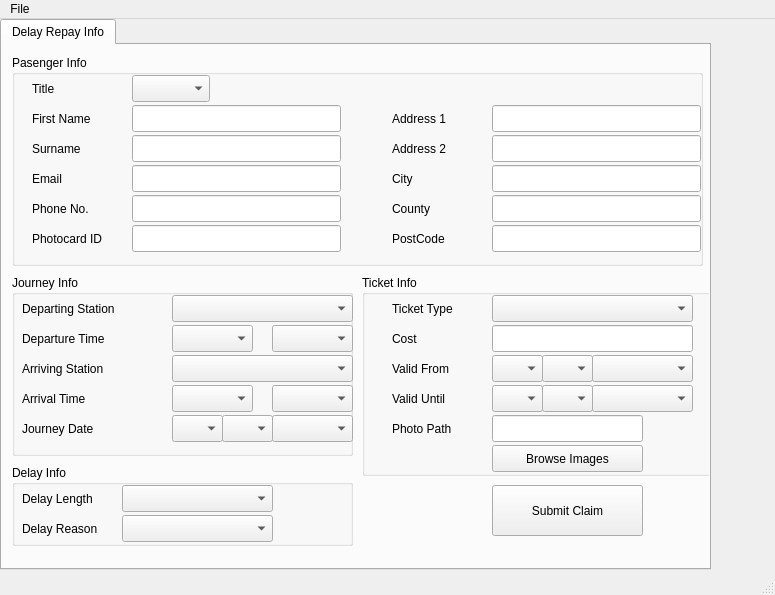
<?xml version="1.0" encoding="UTF-8"?>
<ui version="4.0">
 <class>MainWindow</class>
 <widget class="QMainWindow" name="MainWindow">
  <property name="geometry">
   <rect>
    <x>0</x>
    <y>0</y>
    <width>775</width>
    <height>595</height>
   </rect>
  </property>
  <property name="windowTitle">
   <string>Delay Repay - 1.0.0</string>
  </property>
  <widget class="QWidget" name="centralwidget">
   <widget class="QTabWidget" name="mainTabWidget">
    <property name="geometry">
     <rect>
      <x>0</x>
      <y>0</y>
      <width>711</width>
      <height>551</height>
     </rect>
    </property>
    <property name="currentIndex">
     <number>0</number>
    </property>
    <widget class="QWidget" name="userTab">
     <attribute name="title">
      <string>Delay Repay Info</string>
     </attribute>
     <widget class="QGroupBox" name="journeyInfoGroupBox">
      <property name="geometry">
       <rect>
        <x>10</x>
        <y>230</y>
        <width>341</width>
        <height>181</height>
       </rect>
      </property>
      <property name="title">
       <string>Journey Info</string>
      </property>
      <widget class="QComboBox" name="departureMinCombo">
       <property name="geometry">
        <rect>
         <x>260</x>
         <y>50</y>
         <width>81</width>
         <height>27</height>
        </rect>
       </property>
      </widget>
      <widget class="QComboBox" name="departureHourCombo">
       <property name="geometry">
        <rect>
         <x>160</x>
         <y>50</y>
         <width>81</width>
         <height>27</height>
        </rect>
       </property>
      </widget>
      <widget class="QLabel" name="journeyDat_label">
       <property name="geometry">
        <rect>
         <x>10</x>
         <y>140</y>
         <width>131</width>
         <height>27</height>
        </rect>
       </property>
       <property name="text">
        <string>Journey Date</string>
       </property>
      </widget>
      <widget class="QComboBox" name="arrivalMin_Combo">
       <property name="geometry">
        <rect>
         <x>260</x>
         <y>110</y>
         <width>81</width>
         <height>27</height>
        </rect>
       </property>
      </widget>
      <widget class="QComboBox" name="journeyDate_YearCombo">
       <property name="geometry">
        <rect>
         <x>260</x>
         <y>140</y>
         <width>81</width>
         <height>27</height>
        </rect>
       </property>
      </widget>
      <widget class="QComboBox" name="arrivingStationCombo">
       <property name="geometry">
        <rect>
         <x>160</x>
         <y>80</y>
         <width>181</width>
         <height>27</height>
        </rect>
       </property>
       <property name="currentIndex">
        <number>0</number>
       </property>
       <item>
        <property name="text">
         <string/>
        </property>
       </item>
       <item>
        <property name="text">
         <string>Merstham</string>
        </property>
       </item>
       <item>
        <property name="text">
         <string>London Victoria</string>
        </property>
       </item>
       <item>
        <property name="text">
         <string>London Bridge</string>
        </property>
       </item>
       <item>
        <property name="text">
         <string>East Croydon</string>
        </property>
       </item>
      </widget>
      <widget class="QComboBox" name="arrivalHour_Combo">
       <property name="geometry">
        <rect>
         <x>160</x>
         <y>110</y>
         <width>81</width>
         <height>27</height>
        </rect>
       </property>
      </widget>
      <widget class="QLabel" name="departingStationLabel">
       <property name="geometry">
        <rect>
         <x>10</x>
         <y>20</y>
         <width>131</width>
         <height>27</height>
        </rect>
       </property>
       <property name="text">
        <string>Departing Station</string>
       </property>
      </widget>
      <widget class="QLabel" name="departureTimeLabel">
       <property name="geometry">
        <rect>
         <x>10</x>
         <y>50</y>
         <width>131</width>
         <height>27</height>
        </rect>
       </property>
       <property name="text">
        <string>Departure Time</string>
       </property>
      </widget>
      <widget class="QLabel" name="arrivingStation">
       <property name="geometry">
        <rect>
         <x>10</x>
         <y>80</y>
         <width>131</width>
         <height>27</height>
        </rect>
       </property>
       <property name="text">
        <string>Arriving Station</string>
       </property>
      </widget>
      <widget class="QComboBox" name="journeyDate_MonthCombo">
       <property name="geometry">
        <rect>
         <x>210</x>
         <y>140</y>
         <width>51</width>
         <height>27</height>
        </rect>
       </property>
       <item>
        <property name="text">
         <string/>
        </property>
       </item>
       <item>
        <property name="text">
         <string>Jan</string>
        </property>
       </item>
       <item>
        <property name="text">
         <string>Feb</string>
        </property>
       </item>
       <item>
        <property name="text">
         <string>Mar</string>
        </property>
       </item>
       <item>
        <property name="text">
         <string>Apr</string>
        </property>
       </item>
       <item>
        <property name="text">
         <string>May</string>
        </property>
       </item>
       <item>
        <property name="text">
         <string>Jun</string>
        </property>
       </item>
       <item>
        <property name="text">
         <string>Jul</string>
        </property>
       </item>
       <item>
        <property name="text">
         <string>Aug</string>
        </property>
       </item>
       <item>
        <property name="text">
         <string>Sept</string>
        </property>
       </item>
       <item>
        <property name="text">
         <string>Oct</string>
        </property>
       </item>
       <item>
        <property name="text">
         <string>Nov</string>
        </property>
       </item>
       <item>
        <property name="text">
         <string>Dec</string>
        </property>
       </item>
      </widget>
      <widget class="QComboBox" name="departingStationCombo">
       <property name="geometry">
        <rect>
         <x>160</x>
         <y>20</y>
         <width>181</width>
         <height>27</height>
        </rect>
       </property>
       <item>
        <property name="text">
         <string/>
        </property>
       </item>
       <item>
        <property name="text">
         <string>Merstham</string>
        </property>
       </item>
       <item>
        <property name="text">
         <string>London Victoria</string>
        </property>
       </item>
       <item>
        <property name="text">
         <string>London Bridge</string>
        </property>
       </item>
       <item>
        <property name="text">
         <string>East Croydon</string>
        </property>
       </item>
      </widget>
      <widget class="QComboBox" name="journeyDate_DayCombo">
       <property name="geometry">
        <rect>
         <x>160</x>
         <y>140</y>
         <width>51</width>
         <height>27</height>
        </rect>
       </property>
      </widget>
      <widget class="QLabel" name="arrivalTimeLabel">
       <property name="geometry">
        <rect>
         <x>10</x>
         <y>110</y>
         <width>131</width>
         <height>27</height>
        </rect>
       </property>
       <property name="text">
        <string>Arrival Time</string>
       </property>
      </widget>
     </widget>
     <widget class="QGroupBox" name="TicketInfoGroupBox">
      <property name="geometry">
       <rect>
        <x>360</x>
        <y>230</y>
        <width>381</width>
        <height>201</height>
       </rect>
      </property>
      <property name="title">
       <string>Ticket Info</string>
      </property>
      <widget class="QLabel" name="ticketTypeLabel">
       <property name="geometry">
        <rect>
         <x>30</x>
         <y>20</y>
         <width>131</width>
         <height>27</height>
        </rect>
       </property>
       <property name="text">
        <string>Ticket Type</string>
       </property>
      </widget>
      <widget class="QLineEdit" name="costLineEdit">
       <property name="geometry">
        <rect>
         <x>130</x>
         <y>50</y>
         <width>201</width>
         <height>27</height>
        </rect>
       </property>
      </widget>
      <widget class="QComboBox" name="validFromDate_Combo_2">
       <property name="geometry">
        <rect>
         <x>130</x>
         <y>110</y>
         <width>51</width>
         <height>27</height>
        </rect>
       </property>
      </widget>
      <widget class="QLabel" name="firstNameLabel_2">
       <property name="geometry">
        <rect>
         <x>30</x>
         <y>50</y>
         <width>91</width>
         <height>27</height>
        </rect>
       </property>
       <property name="text">
        <string>Cost</string>
       </property>
      </widget>
      <widget class="QComboBox" name="validFromDate_Combo">
       <property name="geometry">
        <rect>
         <x>130</x>
         <y>80</y>
         <width>51</width>
         <height>27</height>
        </rect>
       </property>
      </widget>
      <widget class="QLabel" name="validUntilLabel">
       <property name="geometry">
        <rect>
         <x>30</x>
         <y>110</y>
         <width>101</width>
         <height>27</height>
        </rect>
       </property>
       <property name="text">
        <string>Valid Until</string>
       </property>
      </widget>
      <widget class="QComboBox" name="validFromMonth_Combo">
       <property name="geometry">
        <rect>
         <x>180</x>
         <y>80</y>
         <width>51</width>
         <height>27</height>
        </rect>
       </property>
       <item>
        <property name="text">
         <string/>
        </property>
       </item>
       <item>
        <property name="text">
         <string>Jan</string>
        </property>
       </item>
       <item>
        <property name="text">
         <string>Feb</string>
        </property>
       </item>
       <item>
        <property name="text">
         <string>Mar</string>
        </property>
       </item>
       <item>
        <property name="text">
         <string>Apr</string>
        </property>
       </item>
       <item>
        <property name="text">
         <string>May</string>
        </property>
       </item>
       <item>
        <property name="text">
         <string>Jun</string>
        </property>
       </item>
       <item>
        <property name="text">
         <string>Jul</string>
        </property>
       </item>
       <item>
        <property name="text">
         <string>Aug</string>
        </property>
       </item>
       <item>
        <property name="text">
         <string>Sept</string>
        </property>
       </item>
       <item>
        <property name="text">
         <string>Oct</string>
        </property>
       </item>
       <item>
        <property name="text">
         <string>Nov</string>
        </property>
       </item>
       <item>
        <property name="text">
         <string>Dec</string>
        </property>
       </item>
      </widget>
      <widget class="QLineEdit" name="photopathLineEdit">
       <property name="geometry">
        <rect>
         <x>130</x>
         <y>140</y>
         <width>151</width>
         <height>27</height>
        </rect>
       </property>
      </widget>
      <widget class="QLabel" name="validFromLabel">
       <property name="geometry">
        <rect>
         <x>30</x>
         <y>80</y>
         <width>101</width>
         <height>27</height>
        </rect>
       </property>
       <property name="text">
        <string>Valid From</string>
       </property>
      </widget>
      <widget class="QComboBox" name="validUntilMonth_Combo">
       <property name="geometry">
        <rect>
         <x>180</x>
         <y>110</y>
         <width>51</width>
         <height>27</height>
        </rect>
       </property>
       <item>
        <property name="text">
         <string/>
        </property>
       </item>
       <item>
        <property name="text">
         <string>Jan</string>
        </property>
       </item>
       <item>
        <property name="text">
         <string>Feb</string>
        </property>
       </item>
       <item>
        <property name="text">
         <string>Mar</string>
        </property>
       </item>
       <item>
        <property name="text">
         <string>Apr</string>
        </property>
       </item>
       <item>
        <property name="text">
         <string>May</string>
        </property>
       </item>
       <item>
        <property name="text">
         <string>Jun</string>
        </property>
       </item>
       <item>
        <property name="text">
         <string>Jul</string>
        </property>
       </item>
       <item>
        <property name="text">
         <string>Aug</string>
        </property>
       </item>
       <item>
        <property name="text">
         <string>Sept</string>
        </property>
       </item>
       <item>
        <property name="text">
         <string>Oct</string>
        </property>
       </item>
       <item>
        <property name="text">
         <string>Nov</string>
        </property>
       </item>
       <item>
        <property name="text">
         <string>Dec</string>
        </property>
       </item>
      </widget>
      <widget class="QComboBox" name="ticketTypeCombo">
       <property name="geometry">
        <rect>
         <x>130</x>
         <y>20</y>
         <width>201</width>
         <height>27</height>
        </rect>
       </property>
       <item>
        <property name="text">
         <string/>
        </property>
       </item>
       <item>
        <property name="text">
         <string>monthly</string>
        </property>
       </item>
       <item>
        <property name="text">
         <string>yearly</string>
        </property>
       </item>
      </widget>
      <widget class="QPushButton" name="photoBrowseButton">
       <property name="geometry">
        <rect>
         <x>130</x>
         <y>170</y>
         <width>151</width>
         <height>27</height>
        </rect>
       </property>
       <property name="text">
        <string>Browse Images</string>
       </property>
      </widget>
      <widget class="QComboBox" name="validFromYearCombo">
       <property name="geometry">
        <rect>
         <x>230</x>
         <y>80</y>
         <width>101</width>
         <height>27</height>
        </rect>
       </property>
      </widget>
      <widget class="QComboBox" name="validUntilYearCombo">
       <property name="geometry">
        <rect>
         <x>230</x>
         <y>110</y>
         <width>101</width>
         <height>27</height>
        </rect>
       </property>
      </widget>
      <widget class="QLabel" name="firstNameLabel_3">
       <property name="geometry">
        <rect>
         <x>30</x>
         <y>140</y>
         <width>91</width>
         <height>27</height>
        </rect>
       </property>
       <property name="text">
        <string>Photo Path</string>
       </property>
      </widget>
     </widget>
     <widget class="QGroupBox" name="groupBox">
      <property name="geometry">
       <rect>
        <x>10</x>
        <y>10</y>
        <width>691</width>
        <height>211</height>
       </rect>
      </property>
      <property name="title">
       <string>Pasenger Info</string>
      </property>
      <widget class="QLabel" name="photocardIdLabel">
       <property name="geometry">
        <rect>
         <x>20</x>
         <y>170</y>
         <width>91</width>
         <height>27</height>
        </rect>
       </property>
       <property name="text">
        <string>Photocard ID</string>
       </property>
      </widget>
      <widget class="QLineEdit" name="countyLineEdit">
       <property name="geometry">
        <rect>
         <x>480</x>
         <y>140</y>
         <width>209</width>
         <height>27</height>
        </rect>
       </property>
       <property name="text">
        <string/>
       </property>
      </widget>
      <widget class="QLabel" name="firstNameLabel">
       <property name="geometry">
        <rect>
         <x>20</x>
         <y>50</y>
         <width>74</width>
         <height>27</height>
        </rect>
       </property>
       <property name="text">
        <string>First Name</string>
       </property>
      </widget>
      <widget class="QLineEdit" name="address1LineEdit">
       <property name="geometry">
        <rect>
         <x>480</x>
         <y>50</y>
         <width>209</width>
         <height>27</height>
        </rect>
       </property>
       <property name="text">
        <string/>
       </property>
      </widget>
      <widget class="QLabel" name="cityLabel">
       <property name="geometry">
        <rect>
         <x>380</x>
         <y>110</y>
         <width>74</width>
         <height>27</height>
        </rect>
       </property>
       <property name="text">
        <string>City</string>
       </property>
      </widget>
      <widget class="QLineEdit" name="emailLineEdit">
       <property name="geometry">
        <rect>
         <x>120</x>
         <y>110</y>
         <width>209</width>
         <height>27</height>
        </rect>
       </property>
       <property name="text">
        <string/>
       </property>
      </widget>
      <widget class="QLineEdit" name="cityLineEdit">
       <property name="geometry">
        <rect>
         <x>480</x>
         <y>110</y>
         <width>209</width>
         <height>27</height>
        </rect>
       </property>
       <property name="text">
        <string/>
       </property>
      </widget>
      <widget class="QLineEdit" name="photocardIdLineEdit">
       <property name="geometry">
        <rect>
         <x>120</x>
         <y>170</y>
         <width>209</width>
         <height>27</height>
        </rect>
       </property>
       <property name="text">
        <string/>
       </property>
      </widget>
      <widget class="QLineEdit" name="postcodeLineEdit">
       <property name="geometry">
        <rect>
         <x>480</x>
         <y>170</y>
         <width>209</width>
         <height>27</height>
        </rect>
       </property>
       <property name="text">
        <string/>
       </property>
      </widget>
      <widget class="QLabel" name="address2Label">
       <property name="geometry">
        <rect>
         <x>380</x>
         <y>80</y>
         <width>74</width>
         <height>27</height>
        </rect>
       </property>
       <property name="text">
        <string>Address 2</string>
       </property>
      </widget>
      <widget class="QLabel" name="surnameLabel">
       <property name="geometry">
        <rect>
         <x>20</x>
         <y>80</y>
         <width>74</width>
         <height>27</height>
        </rect>
       </property>
       <property name="text">
        <string>Surname</string>
       </property>
      </widget>
      <widget class="QLineEdit" name="surnameLineEdit">
       <property name="geometry">
        <rect>
         <x>120</x>
         <y>80</y>
         <width>209</width>
         <height>27</height>
        </rect>
       </property>
      </widget>
      <widget class="QLineEdit" name="address2LineEdit">
       <property name="geometry">
        <rect>
         <x>480</x>
         <y>80</y>
         <width>209</width>
         <height>27</height>
        </rect>
       </property>
       <property name="text">
        <string/>
       </property>
      </widget>
      <widget class="QLabel" name="phoneLabel">
       <property name="geometry">
        <rect>
         <x>20</x>
         <y>140</y>
         <width>74</width>
         <height>27</height>
        </rect>
       </property>
       <property name="text">
        <string>Phone No.</string>
       </property>
      </widget>
      <widget class="QLineEdit" name="phoneLineEdit">
       <property name="geometry">
        <rect>
         <x>120</x>
         <y>140</y>
         <width>209</width>
         <height>27</height>
        </rect>
       </property>
       <property name="text">
        <string/>
       </property>
      </widget>
      <widget class="QLabel" name="titleLabel">
       <property name="geometry">
        <rect>
         <x>20</x>
         <y>20</y>
         <width>74</width>
         <height>27</height>
        </rect>
       </property>
       <property name="text">
        <string>Title</string>
       </property>
      </widget>
      <widget class="QLabel" name="postCodeLabel">
       <property name="geometry">
        <rect>
         <x>380</x>
         <y>170</y>
         <width>74</width>
         <height>27</height>
        </rect>
       </property>
       <property name="text">
        <string>PostCode</string>
       </property>
      </widget>
      <widget class="QComboBox" name="titleComboBox">
       <property name="geometry">
        <rect>
         <x>120</x>
         <y>20</y>
         <width>78</width>
         <height>27</height>
        </rect>
       </property>
       <item>
        <property name="text">
         <string/>
        </property>
       </item>
       <item>
        <property name="text">
         <string>Mr</string>
        </property>
       </item>
       <item>
        <property name="text">
         <string>Mrs</string>
        </property>
       </item>
       <item>
        <property name="text">
         <string>Ms</string>
        </property>
       </item>
       <item>
        <property name="text">
         <string>Miss</string>
        </property>
       </item>
      </widget>
      <widget class="QLabel" name="countyLabel">
       <property name="geometry">
        <rect>
         <x>380</x>
         <y>140</y>
         <width>74</width>
         <height>27</height>
        </rect>
       </property>
       <property name="text">
        <string>County</string>
       </property>
      </widget>
      <widget class="QLineEdit" name="forenameLineEdit">
       <property name="geometry">
        <rect>
         <x>120</x>
         <y>50</y>
         <width>209</width>
         <height>27</height>
        </rect>
       </property>
      </widget>
      <widget class="QLabel" name="address1Label">
       <property name="geometry">
        <rect>
         <x>380</x>
         <y>50</y>
         <width>74</width>
         <height>27</height>
        </rect>
       </property>
       <property name="text">
        <string>Address 1</string>
       </property>
      </widget>
      <widget class="QLabel" name="emailLabel">
       <property name="geometry">
        <rect>
         <x>20</x>
         <y>110</y>
         <width>74</width>
         <height>27</height>
        </rect>
       </property>
       <property name="text">
        <string>Email</string>
       </property>
      </widget>
     </widget>
     <widget class="QGroupBox" name="groupBox_2">
      <property name="geometry">
       <rect>
        <x>10</x>
        <y>420</y>
        <width>341</width>
        <height>81</height>
       </rect>
      </property>
      <property name="title">
       <string>Delay Info</string>
      </property>
      <widget class="QLabel" name="delayTypeLabel">
       <property name="geometry">
        <rect>
         <x>10</x>
         <y>20</y>
         <width>131</width>
         <height>27</height>
        </rect>
       </property>
       <property name="text">
        <string>Delay Length</string>
       </property>
      </widget>
      <widget class="QLabel" name="delayReason_Label">
       <property name="geometry">
        <rect>
         <x>10</x>
         <y>50</y>
         <width>131</width>
         <height>27</height>
        </rect>
       </property>
       <property name="text">
        <string>Delay Reason</string>
       </property>
      </widget>
      <widget class="QComboBox" name="delayTypeCombo">
       <property name="geometry">
        <rect>
         <x>110</x>
         <y>20</y>
         <width>151</width>
         <height>27</height>
        </rect>
       </property>
       <item>
        <property name="text">
         <string/>
        </property>
       </item>
       <item>
        <property name="text">
         <string>30-59 mins</string>
        </property>
       </item>
       <item>
        <property name="text">
         <string>60-119 mins</string>
        </property>
       </item>
       <item>
        <property name="text">
         <string>120+ mins</string>
        </property>
       </item>
      </widget>
      <widget class="QComboBox" name="delayReason_Combo">
       <property name="geometry">
        <rect>
         <x>110</x>
         <y>50</y>
         <width>151</width>
         <height>27</height>
        </rect>
       </property>
       <item>
        <property name="text">
         <string/>
        </property>
       </item>
       <item>
        <property name="text">
         <string>Delayed departure</string>
        </property>
       </item>
       <item>
        <property name="text">
         <string>Delayed on route</string>
        </property>
       </item>
       <item>
        <property name="text">
         <string>Train cancelled</string>
        </property>
       </item>
       <item>
        <property name="text">
         <string>Missed connection</string>
        </property>
       </item>
      </widget>
     </widget>
     <widget class="QPushButton" name="submitCLaimButton">
      <property name="geometry">
       <rect>
        <x>490</x>
        <y>440</y>
        <width>151</width>
        <height>51</height>
       </rect>
      </property>
      <property name="text">
       <string>Submit Claim</string>
      </property>
     </widget>
    </widget>
   </widget>
  </widget>
  <widget class="QMenuBar" name="menubar">
   <property name="geometry">
    <rect>
     <x>0</x>
     <y>0</y>
     <width>775</width>
     <height>25</height>
    </rect>
   </property>
   <property name="defaultUp">
    <bool>true</bool>
   </property>
   <widget class="QMenu" name="menuFile">
    <property name="title">
     <string>File</string>
    </property>
    <widget class="QMenu" name="menuLoad_Settings">
     <property name="title">
      <string>Load Settings</string>
     </property>
     <addaction name="separator"/>
     <addaction name="actionPassenger_InfoLoad"/>
     <addaction name="actionJourney_InfoLoad"/>
     <addaction name="actionTicket_InfoLoad"/>
     <addaction name="actionDelay_InfoLoad"/>
    </widget>
    <widget class="QMenu" name="menuSave_Settings">
     <property name="title">
      <string>Save Settings</string>
     </property>
     <addaction name="actionPassenger_InfoSave"/>
     <addaction name="actionJourney_InfoSave"/>
     <addaction name="actionTicket_InfoSave"/>
     <addaction name="actionDelay_InfoSave"/>
    </widget>
    <addaction name="menuSave_Settings"/>
    <addaction name="separator"/>
    <addaction name="menuLoad_Settings"/>
    <addaction name="separator"/>
    <addaction name="actionExit"/>
   </widget>
   <addaction name="menuFile"/>
  </widget>
  <widget class="QStatusBar" name="statusbar"/>
  <action name="actionExit">
   <property name="text">
    <string>Exit</string>
   </property>
  </action>
  <action name="actionPassenger_InfoLoad">
   <property name="text">
    <string>Passanger Info</string>
   </property>
  </action>
  <action name="actionJourney_InfoLoad">
   <property name="text">
    <string>Journey Info</string>
   </property>
  </action>
  <action name="actionTicket_InfoLoad">
   <property name="text">
    <string>Ticket Info</string>
   </property>
  </action>
  <action name="actionDelay_InfoLoad">
   <property name="text">
    <string>Delay Info</string>
   </property>
  </action>
  <action name="actionPassenger_InfoSave">
   <property name="text">
    <string>Passenger Info</string>
   </property>
  </action>
  <action name="actionJourney_InfoSave">
   <property name="text">
    <string>Journey Info</string>
   </property>
  </action>
  <action name="actionTicket_InfoSave">
   <property name="text">
    <string>Ticket Info</string>
   </property>
  </action>
  <action name="actionDelay_InfoSave">
   <property name="text">
    <string>Delay Info</string>
   </property>
  </action>
 </widget>
 <resources/>
 <connections/>
</ui>
